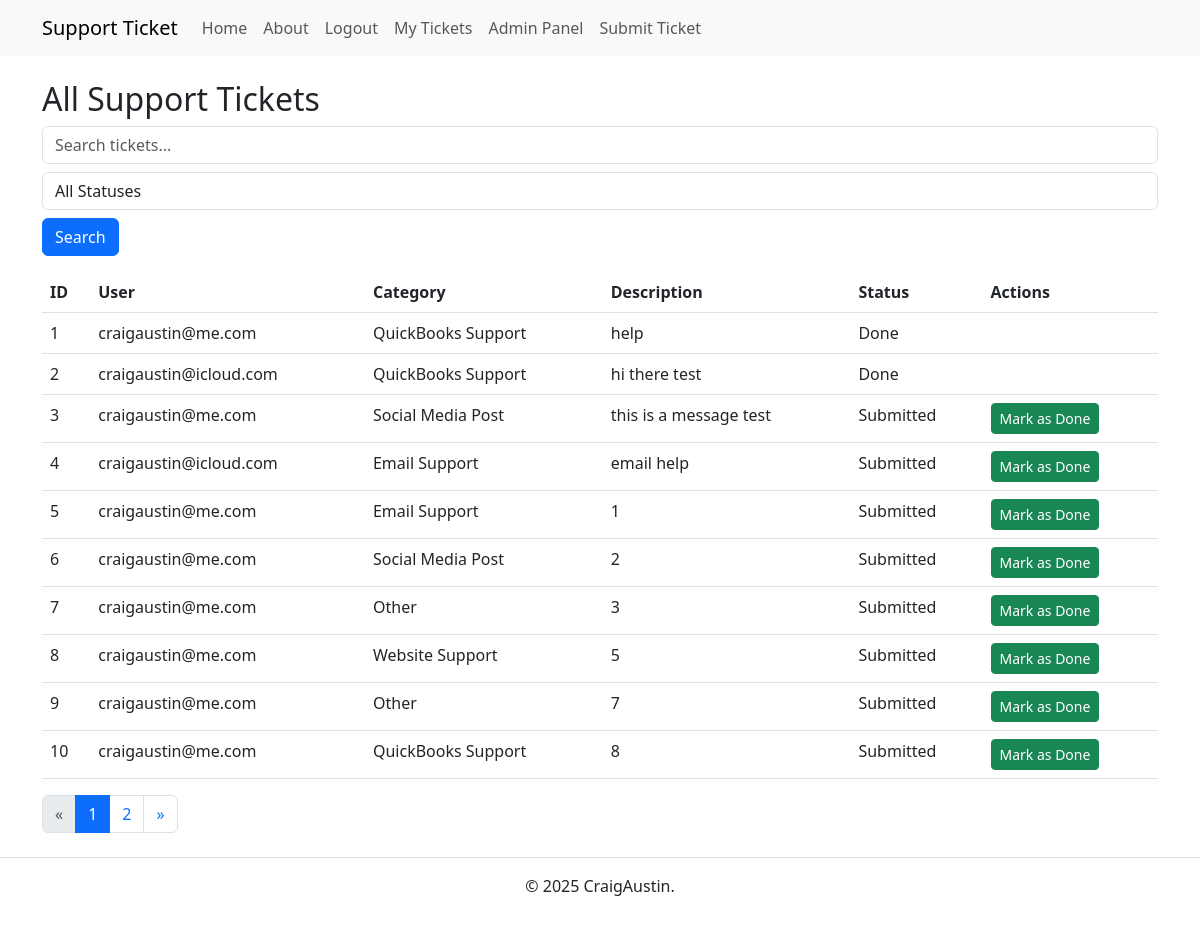
/admin/tickets (signed in), run on the app's committed database.
### app.py (models this page shows, shortened)
class Ticket(db.Model):
    id = db.Column(db.Integer, primary_key=True)
    user_id = db.Column(db.Integer, db.ForeignKey('user.id'), nullable=False)
    category = db.Column(db.String(100), nullable=False)
    description = db.Column(db.Text, nullable=False)
    status = db.Column(db.String(20), default='Submitted')
    user = db.relationship('User', backref=db.backref('tickets', lazy=True))

class User(db.Model, UserMixin):
    id = db.Column(db.Integer, primary_key=True)
    email = db.Column(db.String(150), unique=True, nullable=False)
    password_hash = db.Column(db.String(256), nullable=False)
    is_admin = db.Column(db.Boolean, default=False)

### app.py (the view)
@app.route('/admin/tickets', methods=['GET'])
@login_required
def admin_tickets():
    if not current_user.is_admin:
        flash("Access Denied: Admins only.", "danger")
        return redirect(url_for('index'))
    search_query = request.args.get('search', '')
    status_filter = request.args.get('status_filter', '')
    tickets_query = Ticket.query
    if search_query:
        tickets_query = tickets_query.filter(
            Ticket.category.ilike(f"%{search_query}%") |
            Ticket.description.ilike(f"%{search_query}%")
        )
    if status_filter:
        tickets_query = tickets_query.filter_by(status=status_filter)
    page, per_page, offset = get_page_args(page_parameter='page', per_page_parameter='per_page')
    per_page = 10
    total = tickets_query.count()
    tickets = tickets_query.offset(offset).limit(per_page).all()
    pagination = Pagination(page=page, per_page=per_page, total=total, css_framework='bootstrap4')
    return render_template('admin_tickets.html', tickets=tickets, pagination=pagination)

### app.py (called while the page is built)
@login_manager.user_loader
def load_user(user_id):
    return User.query.get(int(user_id))

### templates/admin_tickets.html (shortened to what this page needs)
{% extends 'base.html' %}
{% block content %}
<h2>All Support Tickets</h2>
{% if tickets %}
<form method="GET" action="{{ url_for('admin_tickets') }}" class="mb-3">
    <input type="text" name="search" placeholder="Search tickets..." class="form-control"
        value="{{ request.args.get('search', '') }}">
    <select name="status_filter" class="form-control mt-2">
        <option value="">All Statuses</option>
    </select>
    <button type="submit" class="btn btn-primary mt-2">Search</button>
</form>
<table class="table">
    <thead>
        <tr>
            <th>ID</th>
            <th>User</th>
            <th>Category</th>
            <th>Description</th>
            <th>Status</th>
            <th>Actions</th>
        </tr>
    </thead>
    <tbody>
        {% for ticket in tickets %}
        <tr>
            <td>{{ ticket.id }}</td>
            <td>{{ ticket.user.email }}</td>
            <td>{{ ticket.category }}</td>
            <td>{{ ticket.description }}</td>
            <td>{{ ticket.status }}</td>
            <td>
                {% if current_user.is_admin and ticket.status != "Done" %}
                <a href="{{ url_for('mark_done', ticket_id=ticket.id) }}" class="btn btn-success btn-sm">Mark as
                    Done</a>
                {% endif %}
            </td>
        </tr>
        {% endfor %}
    </tbody>
</table>
<div class="pagination-container">
    {{ pagination.links }}
</div>
{% else %}
<p>No support tickets found.</p>
{% endif %}
{% endblock %}

### static/styles.css (style rules this page uses)
*, *::before, *::after { box-sizing: border-box; }
* { margin: 0; }
body { line-height: 1.5; -webkit-font-smoothing: antialiased; }
input, button, textarea, select { font: inherit; }
p, h1, h2, h3, h4, h5, h6 { overflow-wrap: break-word; }
h1, h2, h3, h4, h5, h6 { text-wrap: balance; }

### data on the page
Ticket: id "1", user.email "craigaustin@me.com", category "QuickBooks Support", description "help", status "Done"
Ticket: id "2", user.email "craigaustin@icloud.com", category "QuickBooks Support", description "hi there test", status "Done"
Ticket: id "3", user.email "craigaustin@me.com", category "Social Media Post", description "this is a message test", status "Submitted"
Ticket: id "4", user.email "craigaustin@icloud.com", category "Email Support", description "email help", status "Submitted"
Ticket: id "5", user.email "craigaustin@me.com", category "Email Support", description "1", status "Submitted"
Ticket: id "6", user.email "craigaustin@me.com", category "Social Media Post", description "2", status "Submitted"
Ticket: id "7", user.email "craigaustin@me.com", category "Other", description "3", status "Submitted"
Ticket: id "8", user.email "craigaustin@me.com", category "Website Support", description "5", status "Submitted"
Ticket: id "9", user.email "craigaustin@me.com", category "Other", description "7", status "Submitted"
Ticket: id "10", user.email "craigaustin@me.com", category "QuickBooks Support", description "8", status "Submitted"

### other printed values
{{ pagination.links }} "« 1 2 »"
